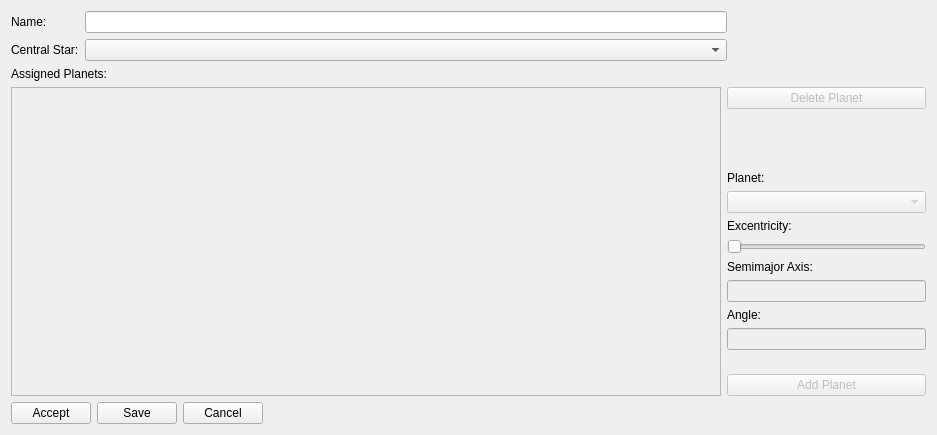
<?xml version="1.0" encoding="UTF-8"?>
<ui version="4.0">
 <class>SolarSystemDetails</class>
 <widget class="QDialog" name="SolarSystemDetails">
  <property name="geometry">
   <rect>
    <x>0</x>
    <y>0</y>
    <width>937</width>
    <height>435</height>
   </rect>
  </property>
  <property name="windowTitle">
   <string>Add new Solar System</string>
  </property>
  <layout class="QGridLayout" name="gridLayout_2">
   <item row="0" column="0">
    <layout class="QVBoxLayout" name="verticalLayout_3">
     <item>
      <layout class="QHBoxLayout" name="horizontalLayout">
       <item>
        <layout class="QFormLayout" name="formLayout">
         <item row="0" column="0">
          <widget class="QLabel" name="label">
           <property name="text">
            <string>Name:</string>
           </property>
          </widget>
         </item>
         <item row="0" column="1">
          <widget class="QLineEdit" name="name">
           <property name="minimumSize">
            <size>
             <width>642</width>
             <height>0</height>
            </size>
           </property>
          </widget>
         </item>
         <item row="1" column="0">
          <widget class="QLabel" name="label_2">
           <property name="text">
            <string>Central Star:</string>
           </property>
          </widget>
         </item>
         <item row="1" column="1">
          <widget class="QComboBox" name="stars"/>
         </item>
        </layout>
       </item>
       <item>
        <spacer name="horizontalSpacer_2">
         <property name="orientation">
          <enum>Qt::Horizontal</enum>
         </property>
         <property name="sizeHint" stdset="0">
          <size>
           <width>190</width>
           <height>20</height>
          </size>
         </property>
        </spacer>
       </item>
      </layout>
     </item>
     <item>
      <layout class="QVBoxLayout" name="verticalLayout_2">
       <item>
        <widget class="QLabel" name="label_3">
         <property name="text">
          <string>Assigned Planets:</string>
         </property>
        </widget>
       </item>
       <item>
        <layout class="QGridLayout" name="gridLayout">
         <item row="0" column="0">
          <widget class="QTableView" name="planetsTableView">
           <property name="enabled">
            <bool>false</bool>
           </property>
           <property name="minimumSize">
            <size>
             <width>710</width>
             <height>0</height>
            </size>
           </property>
          </widget>
         </item>
         <item row="0" column="1">
          <layout class="QVBoxLayout" name="verticalLayout">
           <item>
            <widget class="QPushButton" name="deletePlanet">
             <property name="enabled">
              <bool>false</bool>
             </property>
             <property name="text">
              <string>Delete Planet</string>
             </property>
            </widget>
           </item>
           <item>
            <spacer name="verticalSpacer">
             <property name="orientation">
              <enum>Qt::Vertical</enum>
             </property>
             <property name="sizeHint" stdset="0">
              <size>
               <width>20</width>
               <height>28</height>
              </size>
             </property>
            </spacer>
           </item>
           <item>
            <widget class="QLabel" name="label_4">
             <property name="text">
              <string>Planet:</string>
             </property>
            </widget>
           </item>
           <item>
            <widget class="QComboBox" name="planets">
             <property name="enabled">
              <bool>false</bool>
             </property>
            </widget>
           </item>
           <item>
            <widget class="QLabel" name="excentricityLabel">
             <property name="text">
              <string>Excentricity:</string>
             </property>
            </widget>
           </item>
           <item>
            <widget class="QSlider" name="excentricity">
             <property name="enabled">
              <bool>false</bool>
             </property>
             <property name="maximum">
              <number>100</number>
             </property>
             <property name="orientation">
              <enum>Qt::Horizontal</enum>
             </property>
            </widget>
           </item>
           <item>
            <widget class="QLabel" name="label_6">
             <property name="text">
              <string>Semimajor Axis:</string>
             </property>
            </widget>
           </item>
           <item>
            <widget class="QLineEdit" name="semimajorAxis">
             <property name="enabled">
              <bool>false</bool>
             </property>
            </widget>
           </item>
           <item>
            <widget class="QLabel" name="label_5">
             <property name="text">
              <string>Angle:</string>
             </property>
            </widget>
           </item>
           <item>
            <widget class="QLineEdit" name="angle">
             <property name="enabled">
              <bool>false</bool>
             </property>
            </widget>
           </item>
           <item>
            <spacer name="verticalSpacer_2">
             <property name="orientation">
              <enum>Qt::Vertical</enum>
             </property>
             <property name="sizeType">
              <enum>QSizePolicy::Preferred</enum>
             </property>
             <property name="sizeHint" stdset="0">
              <size>
               <width>20</width>
               <height>18</height>
              </size>
             </property>
            </spacer>
           </item>
           <item>
            <widget class="QPushButton" name="addPlanet">
             <property name="enabled">
              <bool>false</bool>
             </property>
             <property name="text">
              <string>Add Planet</string>
             </property>
            </widget>
           </item>
          </layout>
         </item>
        </layout>
       </item>
      </layout>
     </item>
     <item>
      <layout class="QHBoxLayout" name="horizontalLayout_2">
       <item>
        <widget class="QPushButton" name="accept">
         <property name="text">
          <string>Accept</string>
         </property>
        </widget>
       </item>
       <item>
        <widget class="QPushButton" name="ok">
         <property name="text">
          <string>Save</string>
         </property>
        </widget>
       </item>
       <item>
        <widget class="QPushButton" name="cancel">
         <property name="text">
          <string>Cancel</string>
         </property>
        </widget>
       </item>
       <item>
        <spacer name="horizontalSpacer">
         <property name="orientation">
          <enum>Qt::Horizontal</enum>
         </property>
         <property name="sizeHint" stdset="0">
          <size>
           <width>628</width>
           <height>20</height>
          </size>
         </property>
        </spacer>
       </item>
      </layout>
     </item>
    </layout>
   </item>
  </layout>
 </widget>
 <resources/>
 <connections/>
</ui>
